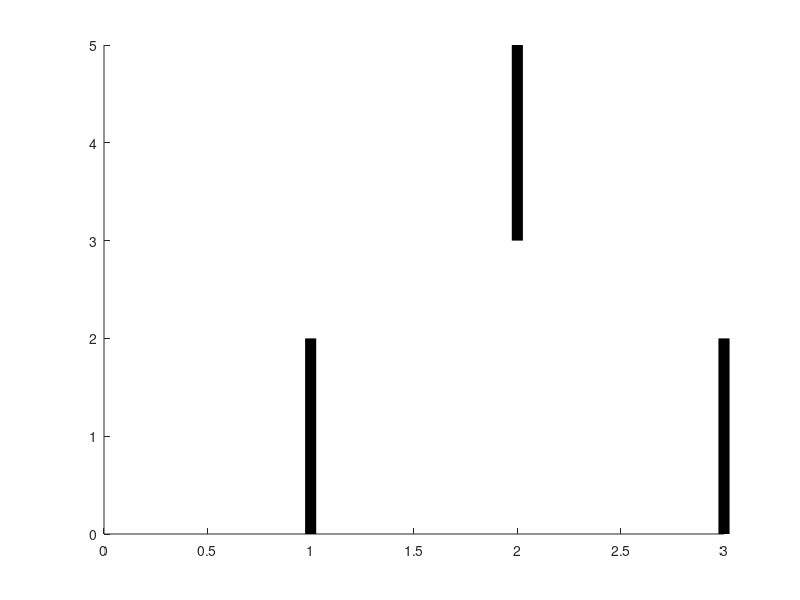

MATLAB code for this plot: (Note: this script raises an error after producing the figure.)
%% Test plotting the field
clear;
close all;
clc;
% Define color map
map = [1,1,1;   % white - 1
       1,0,0;   % red - 2
       0,1,0;   % green - 3
       0,0,1;   % blue - 4
       1,1,0];  % yellow - 5

%% create the field
C = ones(5);
C(1,1) = 5;
C(5,5) = 3;
C(5,1) = 2;
C(1,4) = 4;
figure(101)
hold on;
% the field
image(0.5, 0.5, C);
colormap(map)
% add walls
line([1,1],[0,2],'LineWidth',8, 'Color', 'k')
line([2,2],[3,5],'LineWidth',8, 'Color', 'k')
line([3,3],[0,2],'LineWidth',8, 'Color', 'k')
% axes
cleanplot;
